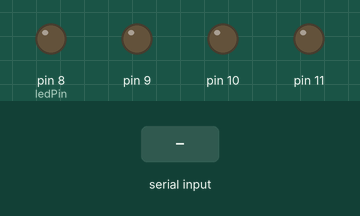
Recording of a sketch running on a simulated Arduino Uno, built with avr-gcc and run on an emulated ATmega328P. Parts: output pins drawn as LEDs (lit = HIGH). Inputs (shaded band) come from the test bench.

Above: at 1.2 s.
1.3 s: byte 1 (1) received over Serial
At 2.1 s:
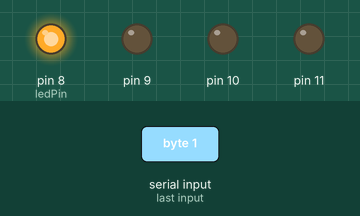
2.8 s: byte 2 (2) received over Serial
At 3.3 s:
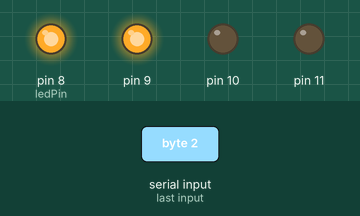
4.3 s: byte 5 (5) received over Serial
At 5.5 s:
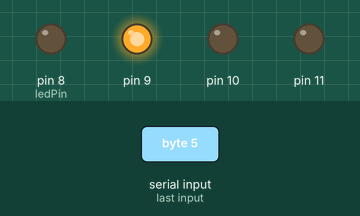
5.8 s: byte 3 (3) received over Serial
At 6.7 s:
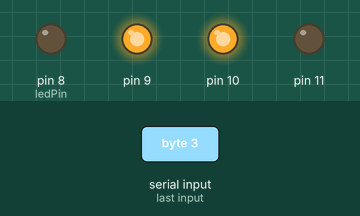
7.3 s: byte 6 (6) received over Serial
At 7.9 s:
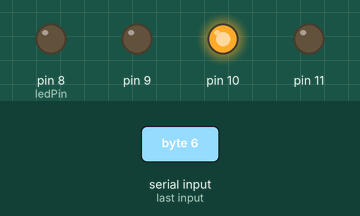
8.8 s: byte 4 (4) received over Serial
At 10.2 s:
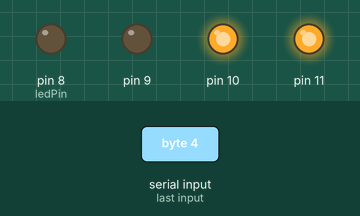
Timing chart, 0 to 11.3 s (numbered marks = the images above; inputs shaded):
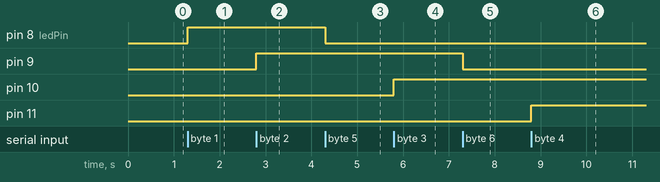

Measured:
- after the input at 1.3 s, pin 8 (ledPin): LOW → HIGH at once
- after the input at 2.8 s, pin 9: LOW → HIGH at once
- after the input at 4.3 s, pin 8 (ledPin): HIGH → LOW at once
- after the input at 5.8 s, pin 10: LOW → HIGH at once
- after the input at 7.3 s, pin 9: HIGH → LOW at once
- after the input at 8.8 s, pin 11: LOW → HIGH at once

The sketch:

code_arduino_MIT.ino
```cpp
#define ledPin 8
#define ledPin 9
#define ledPin 10
#define ledPin 11

byte state;


void setup() {
  Serial.begin(9600);
  pinMode(8,OUTPUT);
  pinMode(9,OUTPUT);
  pinMode(10,OUTPUT);
  pinMode(11,OUTPUT);

  digitalWrite(8, LOW);
  digitalWrite(9, LOW);
  digitalWrite(10, LOW);
  digitalWrite(11, LOW);

}

void loop() {
  if(Serial.available()>0)
  {
    state = Serial.read();
      if (state == 1) {
        digitalWrite(8,HIGH);

        }
      if (state == 5) {
         digitalWrite(8,LOW);

        }
       if (state == 2) {
         digitalWrite(9,HIGH);

       }
       if (state == 6) {
         digitalWrite(9,LOW);

       }
       if (state == 3) {
         digitalWrite(10,HIGH);

       }
       if (state == 7) {
         digitalWrite(10,LOW);

       }
       if (state == 4) {
         digitalWrite(11,HIGH);

       }
       if (state == 8) {
         digitalWrite(11,LOW);

       }
       if (state == 9) {
         digitalWrite(8,LOW);
         digitalWrite(9,LOW);
         digitalWrite(10,LOW);
         digitalWrite(11,LOW);

       }
       if (state == 0) {
         digitalWrite(8,HIGH);
         digitalWrite(9,HIGH);
         digitalWrite(10,HIGH);
         digitalWrite(11,HIGH);

       }

  }
}
```
